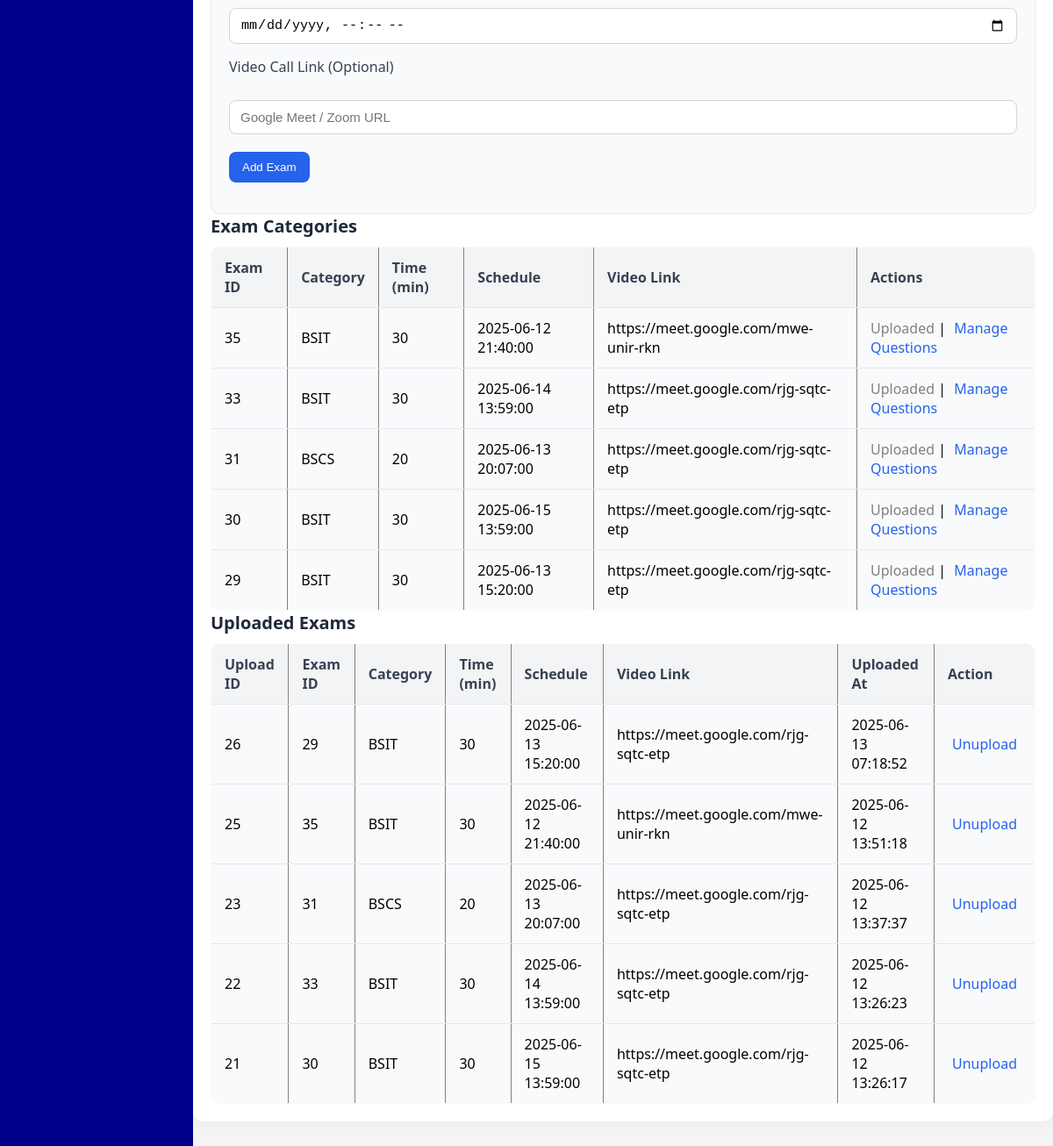
The app's page /adminportal/exam_category.php (signed in, lower part), older data.
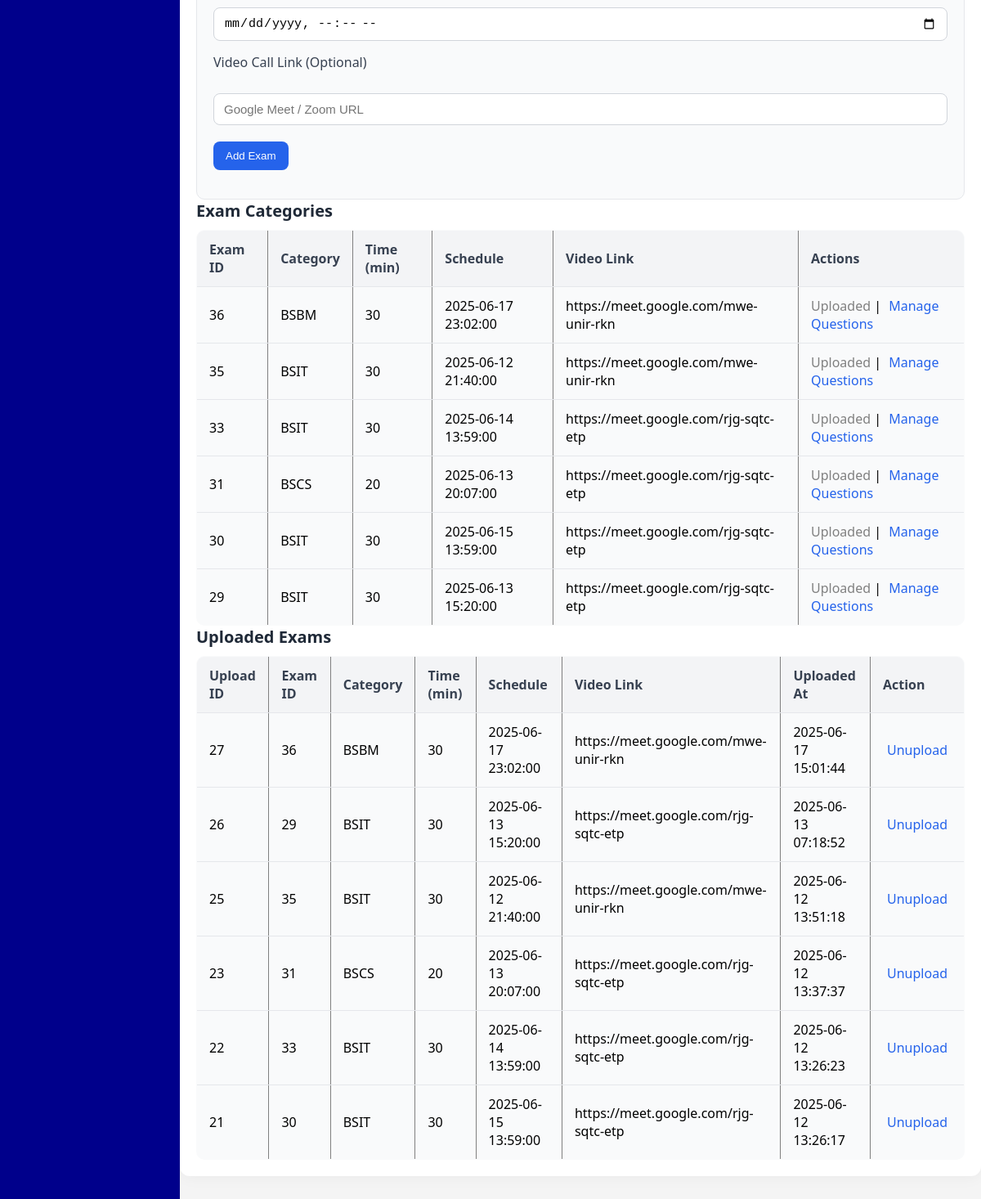
The same page, newer data.
### tables this page shows
CREATE TABLE `exam_category` (
  `exam_id` int(5) NOT NULL,
  `category` varchar(100) NOT NULL,
  `time_min` varchar(5) NOT NULL,
  `schedule` datetime DEFAULT NULL,
  `meeting_link` varchar(500) DEFAULT NULL
);

CREATE TABLE `uploaded_exams` (
  `upload_id` int(11) NOT NULL,
  `exam_id` int(11) NOT NULL,
  `category` varchar(255) NOT NULL,
  `time_min` int(11) NOT NULL,
  `schedule` datetime NOT NULL,
  `meeting_link` text DEFAULT NULL,
  `uploaded_at` timestamp NOT NULL DEFAULT current_timestamp()
);

### adminportal/exam_category.php (the view, shortened to what this page needs)
<?php
include('../php/connection.php');
$already_uploaded_ids = [];
$uploaded_res = mysqli_query($conn, "SELECT exam_id FROM uploaded_exams");
while ($row = mysqli_fetch_assoc($uploaded_res)) {
    $already_uploaded_ids[] = $row['exam_id'];
}
?>
<!DOCTYPE html>
<html lang="en">
<head>
  <link rel="stylesheet" href="../css/adminEC.css">
</head>
<body>
<div class="sidebar">
  </div>
<div class="main">
  <div class="content">
    <form method="post" action="">
      <div class="exam-container">
        <div class="exam-form">
          <label for="examname">New Exam Category</label><br />
          <label for="examtime">Exam Time In Minutes</label><br />
          <label for="schedule">Schedule (Future Date)</label><br />
          <input type="datetime-local" name="schedule" class="form-control"
                required min="<?php echo date('Y-m-d\TH:i'); ?>" />
          <label for="meeting_link">Video Call Link (Optional)</label><br />
          <input type="url" name="meeting_link" placeholder="Google Meet / Zoom URL"
                class="form-control" />
          <input type="submit" name="addexambtn" value="Add Exam" class="submit-btn" />
        </div>
        <div class="exam-table">
          <h2>Exam Categories</h2>
          <table border="1" cellpadding="10">
            <tr>
              <th>Exam ID</th>
              <th>Category</th>
              <th>Time (min)</th>
              <th>Schedule</th>
              <th>Video Link</th>
              <th>Actions</th>
            </tr>
            <?php
            $res = mysqli_query($conn, "SELECT * FROM exam_category ORDER BY exam_id DESC");
            while ($row = mysqli_fetch_assoc($res)) {
                $exam_id = $row['exam_id'];
                $category = htmlspecialchars($row['category']);
                $time_min = $row['time_min'];
                $schedule = $row['schedule'];
                $video_link = $row['meeting_link'];
                $is_uploaded = in_array($exam_id, $already_uploaded_ids);
            ?>
            <tr>
              <td><?php echo $exam_id; ?></td>
              <td><?php echo $category; ?></td>
              <td><?php echo $time_min; ?></td>
              <td><?php echo $schedule; ?></td>
              <td><?php echo htmlspecialchars($video_link); ?></td>
              <td>
                <?php if (!$is_uploaded) { ?>
                  <a href="edit_exam.php?exam_id=<?php echo $exam_id; ?>">Edit</a> |
                  <a href="../php/delete.php?exam_id=<?php echo $exam_id; ?>"
                    onclick="return confirm('Delete this exam and all its questions?');">Delete</a> |
                  <a href="exam_category.php?upload_exam_id=<?php echo $exam_id; ?>"
                    onclick="return confirm('Upload this exam and remove from editable list?');">Upload</a> |
                  <a href="exam_category.php?duplicate_exam_id=<?php echo $exam_id; ?>"
                    onclick="return confirm('Duplicate this exam and its questions?');">Duplicate</a>
                <?php } else { ?>
                  <span style="color: gray;">Uploaded</span>
                <?php } ?>
                | <a href="exam_question.php?exam_id=<?php echo $exam_id; ?>">Manage Questions</a>
              </td>
            </tr>
            <?php } ?>
          </table>
        </div>
        <div class="exam-table">
          <h2>Uploaded Exams</h2>
          <table border="1" cellpadding="10">
            <tr>
              <th>Upload ID</th>
              <th>Exam ID</th>
              <th>Category</th>
              <th>Time (min)</th>
              <th>Schedule</th>
              <th>Video Link</th>
              <th>Uploaded At</th>
              <th>Action</th>
            </tr>
            <?php
            $res_uploaded = mysqli_query($conn, "SELECT * FROM uploaded_exams ORDER BY upload_id DESC");
            while ($row = mysqli_fetch_assoc($res_uploaded)) {
                $upload_id = $row['upload_id'];
                $exam_id = $row['exam_id'];
                $category = htmlspecialchars($row['category']);
                $time_min = $row['time_min'];
                $schedule = $row['schedule'];
                $video_link = $row['meeting_link'];
                $uploaded_at = $row['uploaded_at'];
            ?>
            <tr>
              <td><?php echo $upload_id; ?></td>
              <td><?php echo $exam_id; ?></td>
              <td><?php echo $category; ?></td>
              <td><?php echo $time_min; ?></td>
              <td><?php echo $schedule; ?></td>
              <td><?php echo htmlspecialchars($video_link); ?></td>
              <td><?php echo $uploaded_at; ?></td>
              <td>
                <a href="exam_category.php?unupload_exam_id=<?php echo $exam_id; ?>" onclick="return confirm('Unupload this exam and make it editable again?');">Unupload</a>
              </td>
            </tr>
            <?php } ?>
          </table>
        </div>
      </div>
    </form>
  </div>
</div>
</body>
</html>

Row changes from the older to the newer data that the page shows:
added exam_category: exam_id "36", category "BSBM", time_min "30", schedule "2025-06-17 23:02:00", meeting_link "https://meet.google.com/mwe-unir-rkn", shows "Uploaded"
added uploaded_exams: upload_id "27", exam "36", category "BSBM", time_min "30", schedule "2025-06-17 23:02:00", meeting_link "https://meet.google.com/mwe-unir-rkn", uploaded_at "2025-06-17 15:01:44"
